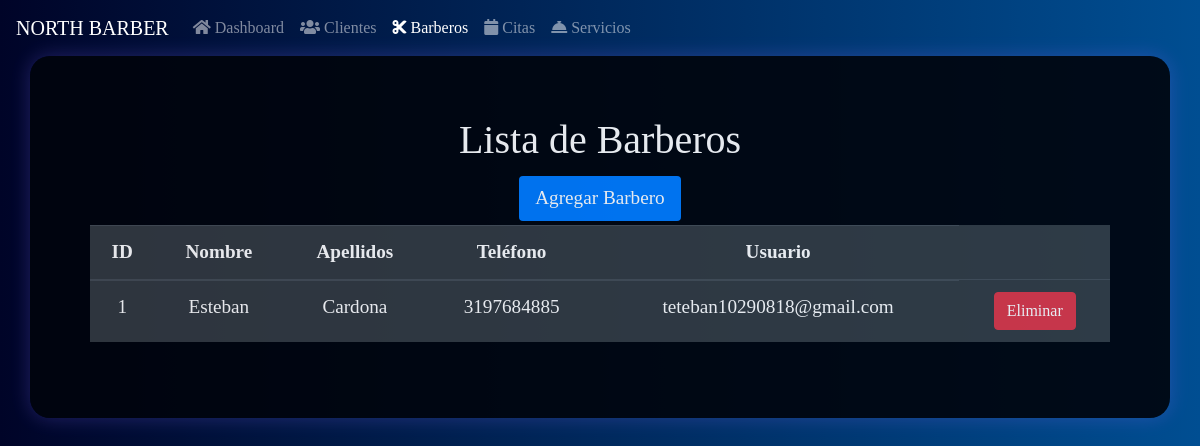
Screenshot of /admin_barberos (signed in) with the database file from the repository.
### tables this page shows
CREATE TABLE "barbero" (
    id INTEGER PRIMARY KEY,
    nombre VARCHAR(50) NOT NULL,
    apellidos VARCHAR(50) NOT NULL,
    telefono NUMERIC(28, 10) NOT NULL,
    username VARCHAR(50) NOT NULL,
    "password" VARCHAR(12) NOT NULL,
    tipo_usuario_id INTEGER NOT NULL,
    FOREIGN KEY (tipo_usuario_id) REFERENCES tipo_usuario(id)
);

### app.py (the view)
    def admin_barberos(self):
        if "tipo_usuario" in session and session["tipo_usuario"] == 3:
            conn = DatabaseManager(self.DATABASE).get_connection()
            cursor = conn.cursor()
            cursor.execute("SELECT * FROM barbero")
            barberos = cursor.fetchall()
            conn.close()
            return render_template("admin_barberos.html", barberos=barberos)
        return redirect("/login")

### app.py (called while the page is built)
    def get_connection(self):
        db = getattr(g, "_database", None)
        if db is None:
            db = g._database = sqlite3.connect(self.database)
        return db

    def close_connection(self, exception):
        db = getattr(g, "_database", None)
        if db is not None:
            db.close()

    def close_connection(self, exception):
        DatabaseManager("barberia.db").close_connection(exception)

### templates/admin_barberos.html (shortened to what this page needs)
<!DOCTYPE html>
<html lang="es">
  <head>
    <link
      href="https://stackpath.bootstrapcdn.com/bootstrap/4.3.1/css/bootstrap.min.css"
      rel="stylesheet"
    />
    <link
      rel="stylesheet"
      href="https://use.fontawesome.com/releases/v5.8.1/css/all.css"
    />
  </head>
  <body>
    <nav class="navbar navbar-expand-lg navbar-dark bg-primary">
      <a class="navbar-brand" href="#">NORTH BARBER</a>
      <div class="collapse navbar-collapse" id="navbarNav">
        <ul class="navbar-nav">
          <li class="nav-item">
            <a class="nav-link" href="/admin_dashboard"
              ><i class="fa fa-home"></i> Dashboard</a
            >
          </li>
          <li class="nav-item">
            <a class="nav-link" href="/admin_clientes"
              ><i class="fa fa-users"></i> Clientes</a
            >
          </li>
          <li class="nav-item active">
            <a class="nav-link" href="/admin_barberos"
              ><i class="fa fa-cut"></i> Barberos</a
            >
          </li>
          <li class="nav-item">
            <a class="nav-link" href="/admin_citas"
              ><i class="fa fa-calendar"></i> Citas</a
            >
          </li>
          <li class="nav-item">
            <a class="nav-link" href="/admin_servicios"
              ><i class="fa fa-concierge-bell"></i> Servicios</a
            >
          </li>
        </ul>
      </div>
    </nav>
    <div class="container">
      <h1>Lista de Barberos</h1>
      <div class="actions">
        <a href="/admin_agregar_barbero">Agregar Barbero</a>
      </div>
      <table class="table table-dark table-hover">
        <thead>
          <tr>
            <th>ID</th>
            <th>Nombre</th>
            <th>Apellidos</th>
            <th>Teléfono</th>
            <th>Usuario</th>
          </tr>
        </thead>
        <tbody>
          {% for barbero in barberos %}
          <tr>
            <td>{{ barbero[0] }}</td>
            <td>{{ barbero[1] }}</td>
            <td>{{ barbero[2] }}</td>
            <td>{{ barbero[3] }}</td>
            <td>{{ barbero[4] }}</td>
            <td>
              <a
                href="/admin_eliminar_barbero/{{ barbero[0] }}"
                class="btn btn-danger"
                onclick="return confirm('¿Estás seguro de eliminar este cliente?')"
                >Eliminar</a
              >
            </td>
          </tr>
          {% endfor %}
        </tbody>
      </table>
    </div>
  </body>
</html>

### templates/admin_barberos.html (style rules this page uses)
body { background: linear-gradient(to right, #000428, #004e92); color: white; font-family: "Times New Roman", Times, serif; }
.container { font-size: larger; text-align: center; border-radius: 20px; padding: 60px; position: relative; opacity: 0.9; z-index: 2; background: linear-gradient(to bottom, #01040c, #01040c); box-shadow: 0 0 20px rgba(128, 106, 255, 0.3); }
.navbar { background: linear-gradient(to right, #000428, #004e92); }
.actions a { display: inline-block; padding: 8px 16px; margin: 4px; background-color: #007bff; color: #fff; text-decoration: none; border-radius: 4px; }

### rows the page displays
barbero: id "1", nombre "Esteban", apellidos "Cardona", telefono "3197684885", username "teteban10290818@gmail.com"
